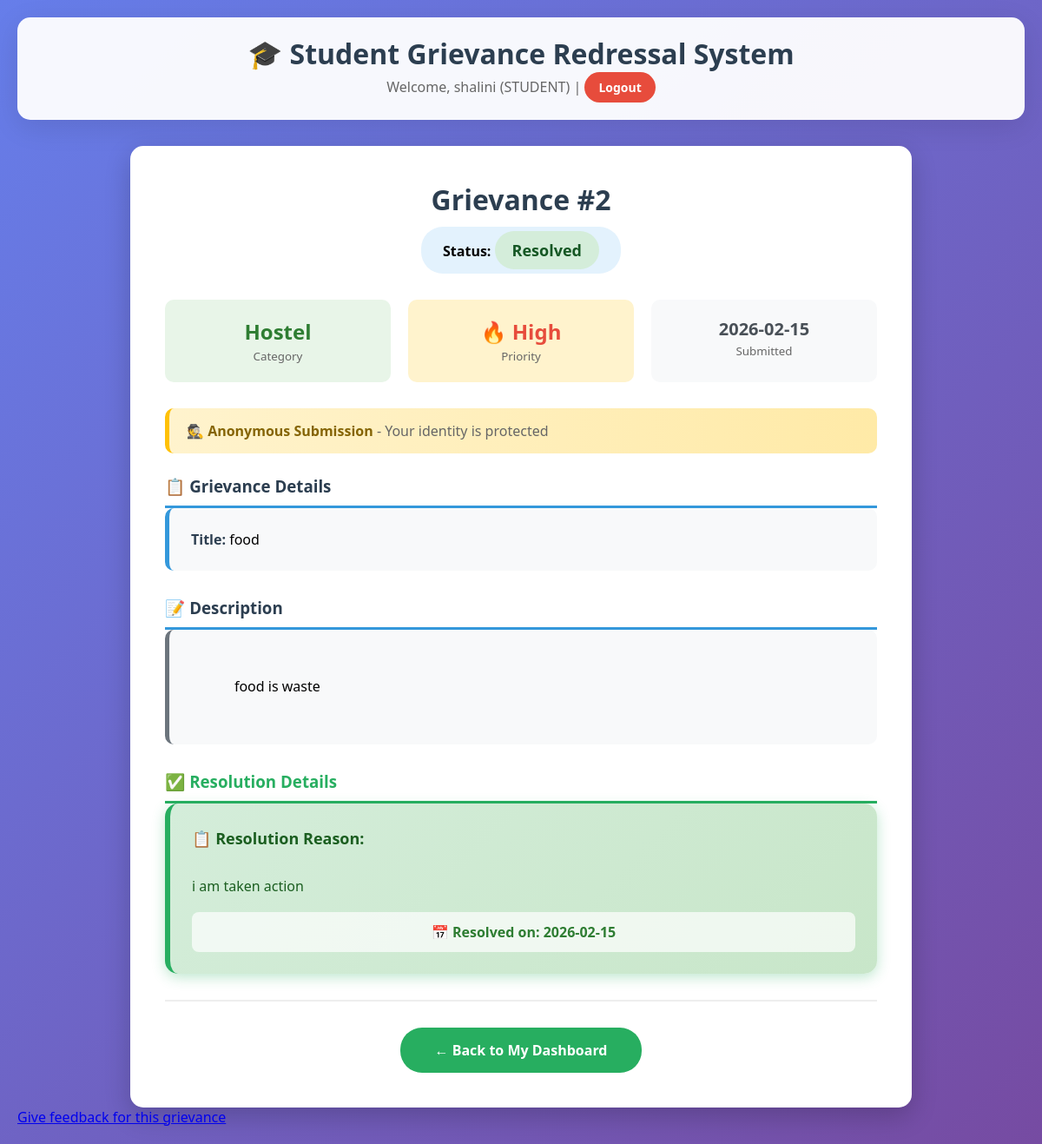
The app's page /grievance/2 (signed in) with its own data.
### tables this page shows
CREATE TABLE users (
        id INTEGER PRIMARY KEY AUTOINCREMENT,
        email TEXT UNIQUE,
        password TEXT,
        name TEXT,
        role TEXT CHECK(role IN ('student', 'admin', 'grievance-cell')),
        student_id TEXT
    );

CREATE TABLE grievances (
        id INTEGER PRIMARY KEY AUTOINCREMENT,
        title TEXT,
        description TEXT,
        category TEXT CHECK(category IN ('academic','administrative','hostel','examination')),
        anonymous INTEGER DEFAULT 0,
        status TEXT DEFAULT 'pending' CHECK(status IN ('pending','under-review','resolved','escalated','closed')),
        priority TEXT DEFAULT 'medium',
        submitted_by INTEGER,
        assigned_to TEXT DEFAULT '',
        resolution TEXT,
        submitted_date DATETIME DEFAULT CURRENT_TIMESTAMP,
        resolved_date DATETIME,
        feedback TEXT,
        FOREIGN KEY (submitted_by) REFERENCES users (id)
    );

### app.py (the view)
@app.route('/grievance/<int:id>')
@login_required
def view_grievance(id):
    conn = sqlite3.connect('grievance.db')
    cursor = conn.cursor()
    if current_user.role == 'student':
        cursor.execute("SELECT * FROM grievances WHERE id = ? AND submitted_by = ?", (id, current_user.id))
    else:
        cursor.execute("SELECT * FROM grievances WHERE id = ?", (id,))
    grievance = cursor.fetchone()
    conn.close()
    if not grievance:
        flash('Not found', 'error')
        return redirect(url_for('student_dashboard'))
    grievance_list = list(grievance)
    if grievance_list[10]:  # submitted_date
        grievance_list[10] = grievance_list[10][:10]
    if grievance_list[11]:  # resolved_date
        grievance_list[11] = grievance_list[11][:10]
    return render_template('view_grievance.html', grievance=grievance_list)

### app.py (called while the page is built)
@login_manager.user_loader
def load_user(user_id):
    conn = sqlite3.connect('grievance.db')
    cursor = conn.cursor()
    cursor.execute('SELECT id, role, name, student_id FROM users WHERE id = ?', (user_id,))
    user_data = cursor.fetchone()
    conn.close()
    if user_data:
        return User(user_data[0], user_data[1], user_data[2], user_data[3])
    return None

### templates/view_grievance.html (shortened to what this page needs)
{% extends "base.html" %}
{% block content %}
<div style="max-width: 900px; margin: 0 auto; background: white; padding: 40px; border-radius: 15px; box-shadow: 0 10px 30px rgba(0,0,0,0.2);">
    <div style="text-align: center; margin-bottom: 30px;">
        <h1 style="color: #2c3e50; margin-bottom: 10px;">Grievance #{{ grievance[0] }}</h1>
        <div style="background: #e3f2fd; padding: 15px 25px; border-radius: 25px; display: inline-block;">
            <strong>Status:</strong>
            <span class="status {{ grievance[5] }}" style="padding: 10px 20px; border-radius: 25px; font-size: 18px; font-weight: bold;">
                {{ grievance[5]|replace('-', ' ')|title }}
            </span>
        </div>
    </div>
    <div style="display: flex; gap: 20px; margin-bottom: 30px; flex-wrap: wrap;">
        <div style="flex: 1; background: #e8f5e8; padding: 20px; border-radius: 10px; text-align: center;">
            <strong style="color: #2e7d32; font-size: 24px;">{{ grievance[3]|title }}</strong><br>
            <small style="color: #666;">Category</small>
        </div>
        <div style="flex: 1; background: #fff3cd; padding: 20px; border-radius: 10px; text-align: center;">
            {% if grievance[6] == 'high' %}
                <strong style="color: #e74c3c; font-size: 24px;">🔥 High</strong>
            {% elif grievance[6] == 'medium' %}
                <strong style="color: #f39c12; font-size: 24px;">⚡ Medium</strong>
            {% else %}
                <strong style="color: #27ae60; font-size: 24px;">📋 Low</strong>
            {% endif %}<br>
            <small style="color: #666;">Priority</small>
        </div>
        <div style="flex: 1; background: #f8f9fa; padding: 20px; border-radius: 10px; text-align: center;">
            <strong style="color: #495057; font-size: 20px;">{{ grievance[10][:10] if grievance[10] else 'N/A' }}</strong><br>
            <small style="color: #666;">Submitted</small>
        </div>
    </div>
    {% if grievance[4] == 1 %}
        <div style="background: linear-gradient(90deg, #fff3cd, #ffeaa7); padding: 15px 20px; border-radius: 10px;
                    border-left: 5px solid #ffc107; margin-bottom: 25px;">
            <strong style="color: #856404;">🕵️ Anonymous Submission</strong>
            <span style="color: #666;">- Your identity is protected</span>
        </div>
    {% endif %}
    <div style="margin-bottom: 30px;">
        <h3 style="color: #2c3e50; border-bottom: 3px solid #3498db; padding-bottom: 10px;">📋 Grievance Details</h3>
        <div style="background: #f8f9fa; padding: 25px; border-radius: 10px; border-left: 5px solid #3498db;">
            <p><strong style="color: #2c3e50;">Title:</strong> {{ grievance[1] }}</p>
        </div>
    </div>
    <div style="margin-bottom: 30px;">
        <h3 style="color: #2c3e50; border-bottom: 3px solid #3498db; padding-bottom: 10px;">📝 Description</h3>
        <div style="background: #f8f9fa; padding: 25px; border-radius: 10px; border-left: 5px solid #6c757d;
                    line-height: 1.7; white-space: pre-wrap; font-size: 16px;">
            {{ grievance[2] }}
        </div>
    </div>
    {% if grievance[9] and grievance[9].strip() != '' %}
        <div style="margin-bottom: 30px;">
            <h3 style="color: #27ae60; border-bottom: 3px solid #27ae60; padding-bottom: 10px;">✅ Resolution Details</h3>
            <div style="background: linear-gradient(135deg, #d4edda, #c8e6c9); padding: 25px; border-radius: 15px;
                        border-left: 6px solid #27ae60; box-shadow: 0 4px 15px rgba(39,174,96,0.3);">
                <div style="font-size: 16px; line-height: 1.7; color: #1b5e20;">
                    <strong style="font-size: 18px;">📋 Resolution Reason:</strong><br><br>
                    {{ grievance[9] }}
                </div>
                {% if grievance[11] %}
                    <div style="margin-top: 15px; padding: 12px; background: rgba(255,255,255,0.7);
                                border-radius: 8px; text-align: center;">
                        <strong style="color: #2e7d32;">📅 Resolved on: {{ grievance[11][:10] }}</strong>
                    </div>
                {% endif %}
            </div>
        </div>
    {% endif %}
    <div style="text-align: center; padding-top: 30px; border-top: 2px solid #eee;">
        {% if current_user.role == 'student' %}
            <a href="{{ url_for('student_dashboard') }}" class="btn btn-success" style="font-size: 16px; padding: 15px 40px;">
                ← Back to My Dashboard
            </a>
        {% else %}
            <a href="{{ url_for('admin_dashboard') }}" class="btn btn-danger" style="font-size: 16px; padding: 15px 40px;">
                ← Admin Dashboard
            </a>
        {% endif %}
    </div>
</div>
{% if current_user.role == 'student' and grievance[5] in ['resolved', 'closed'] %}
  <p>
    <a href="{{ url_for('grievance_feedback', id=grievance[0]) }}">
      Give feedback for this grievance
    </a>
  </p>
{% endif %}
{% endblock %}

### templates/base.html (shortened to what this page needs)
<!DOCTYPE html>
<html>
<head>
</head>
<body>
    <div class="container">
        <div class="header">
            <h1>🎓 Student Grievance Redressal System</h1>
            {% if current_user.is_authenticated %}
                <p style="text-align: center; color: #666;">
                    Welcome, {{ current_user.name }} ({{ current_user.role|upper }}) |
                    <a href="{{ url_for('logout') }}" class="btn btn-danger" style="font-size: 14px; padding: 8px 16px;">Logout</a>
                </p>
            {% endif %}
        </div>
        {% block content %}{% endblock %}
    </div>
</body>
</html>

### templates/base.html (style rules this page uses)
* { margin: 0; padding: 0; box-sizing: border-box; }
body { font-family: 'Segoe UI', Tahoma, Geneva, Verdana, sans-serif; background: linear-gradient(135deg, #667eea 0%, #764ba2 100%); min-height: 100vh; }
.container { max-width: 1200px; margin: 0 auto; padding: 20px; }
.header { background: rgba(255,255,255,0.95); padding: 20px; border-radius: 15px; margin-bottom: 30px; box-shadow: 0 8px 32px rgba(0,0,0,0.1); }
.header h1 { color: #2c3e50; text-align: center; }
.btn { background: #3498db; color: white; padding: 12px 24px; border: none; border-radius: 25px; text-decoration: none; display: inline-block; cursor: pointer; font-weight: bold; transition: all 0.3s; }
.btn-success { background: #27ae60; }
.btn-danger { background: #e74c3c; }
.status { padding: 5px 12px; border-radius: 20px; font-size: 12px; font-weight: bold; }
.status.resolved { background: #d4edda; color: #155724; }

### templates/view_grievance.html (style rules this page uses)
.status.resolved { background: #d4edda; color: #155724; }

### records on screen
users: name "shalini", role "STUDENT"
grievances: id "2", status "Resolved", category "Hostel", submitted_date "2026-02-15", title "food", description "food is waste", resolution "i am taken action", resolved_date "2026-02-15"
